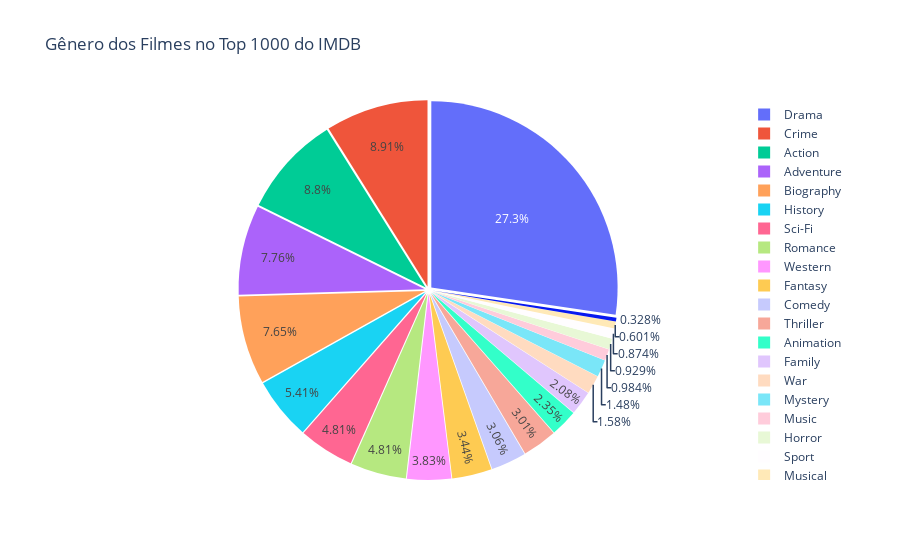

The notebook cell saved with this chart:
### Markdown cell above
**Gênero dos Filmes**: Para analisar quais gêneros são predominantes no Top 1000 filmes do IMDB, utilizaremos um **Gráfico de Pizza**, pois se trata de uma variável categórica nominal.

Com base no gráfico, é visível que o gênero Drama se destaca, caracterizando quase 30% dos filmes. Junto do Drama, os gêneros Crime, Ação e Aventura correspondem à metade dos filmes, enquanto os outros 50% estão distribuídos entre 17 categorias menos relevantes.

### Code cell
# Distribuição dos Gênero dos Filmes no Top 1000
df_aux = df.copy()
df_aux['Genre'] = df_aux['Genre'].str.split(', ')
df_aux = df_aux.explode('Genre')

fig = px.pie(values=df_aux["Genre"].value_counts(), 
             names=df_aux["Genre"].unique(), 
             title='Gênero dos Filmes no Top 1000 do IMDB').update_traces(pull=0.02)
fig.show()

### Figure 1 — Plotly figure (JSON) as saved in the notebook; plotly's stock layout.template omitted (floating-point values rounded to 4 significant figures)
{"data": [{"domain": {"x": [0, 1], "y": [0, 1]}, "hovertemplate": "label=%{label}<br>value=%{value}<extra></extra>", "labels": ["Drama", "Crime", "Action", "Adventure", "Biography", "History", "Sci-Fi", "Romance", "Western", "Fantasy", "Comedy", "Thriller", "Animation", "Family", "War", "Mystery", "Music", "Horror", "Sport", "Musical", "Film-Noir"], "legendgroup": "", "name": "", "pull": 0.02, "showlegend": true, "type": "pie", "values": [500, 163, 161, 142, 140, 99, 88, 88, 70, 63, 56, 55, 43, 38, 29, 27, 18, 17, 16, 11, 6]}], "layout": {"legend": {"tracegroupgap": 0}, "title": {"text": "Gênero dos Filmes no Top 1000 do IMDB"}}}
